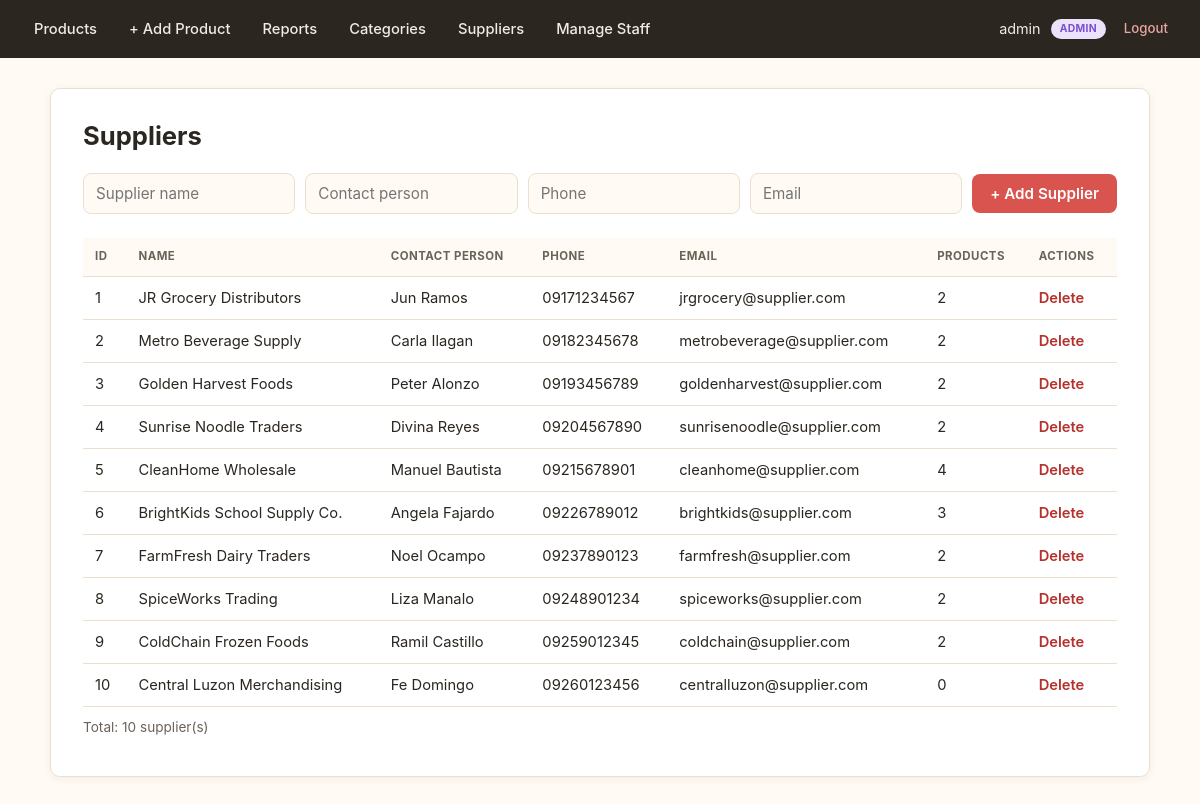
The page /suppliers.php (signed in) on the database its author committed.
### tables this page shows
CREATE TABLE `suppliers` (
  `id` int(11) NOT NULL,
  `name` varchar(100) NOT NULL,
  `contact_person` varchar(100) DEFAULT NULL,
  `phone` varchar(20) DEFAULT NULL,
  `email` varchar(100) DEFAULT NULL
);

### suppliers.php (the view, shortened to what this page needs)
<?php
require_once 'config.php';
$suppliers = $conn->query("
    SELECT s.*, COUNT(p.id) AS product_count
    FROM suppliers s
    LEFT JOIN products p ON s.id = p.supplier_id
    GROUP BY s.id
    ORDER BY s.id ASC
");
?>
<!DOCTYPE html>
<html>
<head>
    <link rel="stylesheet" href="style.css">
</head>
<body>
    <?php include 'navbar.php'; ?>
    <div class="container">
        <h1>Suppliers</h1>
        <form method="POST" class="filter-bar">
            <input type="text" name="name" placeholder="Supplier name" required>
            <input type="text" name="contact_person" placeholder="Contact person">
            <input type="text" name="phone" placeholder="Phone">
            <input type="text" name="email" placeholder="Email">
            <button type="submit">+ Add Supplier</button>
        </form>
        <table>
            <tr>
                <th>ID</th>
                <th>Name</th>
                <th>Contact Person</th>
                <th>Phone</th>
                <th>Email</th>
                <th>Products</th>
                <th>Actions</th>
            </tr>
            <?php while ($s = $suppliers->fetch_assoc()): ?>
                <tr>
                    <td><?= $s['id'] ?></td>
                    <td><?= htmlspecialchars($s['name']) ?></td>
                    <td><?= htmlspecialchars($s['contact_person'] ?? '—') ?></td>
                    <td><?= htmlspecialchars($s['phone'] ?? '—') ?></td>
                    <td><?= htmlspecialchars($s['email'] ?? '—') ?></td>
                    <td><?= $s['product_count'] ?></td>
                    <td class="actions">
                        <a href="suppliers.php?delete=<?= $s['id'] ?>">Delete</a>
                    </td>
                </tr>
            <?php endwhile; ?>
        </table>
        <p class="count">Total: <?= $suppliers->num_rows ?> supplier(s)</p>
    </div>
</body>
</html>

### style.css (style rules this page uses)
:root { --brand: #d9534f; --brand-dark: #b5312d; --brand-light: #fdeceb; --ink: #2b2620; --ink-soft: #6b6258; --paper: #fffaf3; --card: #ffffff; --border: #ecdfd0; --success: #2f8f4e; --success-bg: #eaf7ee; --warn: #b8860b; --warn-bg: #fff6e0; --admin: #7a4fd1; --staff: #2b7fb0; --radius: 10px; --shadow: 0 2px 10px rgba(43, 38, 32, 0.06); --shadow-hover: 0 6px 18px rgba(43, 38, 32, 0.12); }
* { box-sizing: border-box; }
body { margin: 0; background: var(--paper); color: var(--ink); font-family: -apple-system, BlinkMacSystemFont, "Segoe UI", Roboto, "Helvetica Neue", Arial, sans-serif; line-height: 1.5; }
h1 { font-size: 1.6em; margin: 0 0 18px; color: var(--ink); }
a { color: var(--brand-dark); text-decoration: none; }
.container { max-width: 1100px; margin: 30px auto; background: var(--card); border: 1px solid var(--border); border-radius: var(--radius); box-shadow: var(--shadow); padding: 28px 32px; }
form { display: flex; flex-direction: column; gap: 4px; }
input[type="text"], input[type="password"], input[type="email"], input[type="number"], input[type="url"], select, textarea { padding: 10px 12px; border: 1px solid var(--border); border-radius: 8px; font-size: 0.95em; font-family: inherit; background: var(--paper); color: var(--ink); outline: none; transition: border-color 0.15s ease, box-shadow 0.15s ease; }
button { font-family: inherit; cursor: pointer; }
button[type="submit"], .btn { display: inline-block; margin-top: 16px; padding: 10px 18px; background: var(--brand); color: #fff; border: none; border-radius: 8px; font-size: 0.95em; font-weight: 600; text-decoration: none; text-align: center; transition: background 0.15s ease; }
.filter-bar { flex-direction: row; flex-wrap: wrap; align-items: center; gap: 10px; margin-bottom: 24px; }
.filter-bar input, .filter-bar select { flex: 1; min-width: 160px; margin-top: 0; }
.filter-bar button, .filter-bar .cancel { margin-top: 0; white-space: nowrap; }
.count { color: var(--ink-soft); font-size: 0.85em; margin: 10px 0; }
table { width: 100%; border-collapse: collapse; margin-top: 10px; font-size: 0.92em; }
th, td { text-align: left; padding: 10px 12px; border-bottom: 1px solid var(--border); }
th { background: var(--paper); color: var(--ink-soft); font-size: 0.78em; text-transform: uppercase; letter-spacing: 0.04em; font-weight: 700; }
td.actions a { margin-right: 12px; font-weight: 600; }

### rows shown on the page
suppliers: id "1", name "JR Grocery Distributors", contact_person "Jun Ramos", phone "09171234567", email "jrgrocery@supplier.com", product_count "2"
suppliers: id "2", name "Metro Beverage Supply", contact_person "Carla Ilagan", phone "09182345678", email "metrobeverage@supplier.com", product_count "2"
suppliers: id "3", name "Golden Harvest Foods", contact_person "Peter Alonzo", phone "09193456789", email "goldenharvest@supplier.com", product_count "2"
suppliers: id "4", name "Sunrise Noodle Traders", contact_person "Divina Reyes", phone "09204567890", email "sunrisenoodle@supplier.com", product_count "2"
suppliers: id "5", name "CleanHome Wholesale", contact_person "Manuel Bautista", phone "09215678901", email "cleanhome@supplier.com", product_count "4"
suppliers: id "6", name "BrightKids School Supply Co.", contact_person "Angela Fajardo", phone "09226789012", email "brightkids@supplier.com", product_count "3"
suppliers: id "7", name "FarmFresh Dairy Traders", contact_person "Noel Ocampo", phone "09237890123", email "farmfresh@supplier.com", product_count "2"
suppliers: id "8", name "SpiceWorks Trading", contact_person "Liza Manalo", phone "09248901234", email "spiceworks@supplier.com", product_count "2"
suppliers: id "9", name "ColdChain Frozen Foods", contact_person "Ramil Castillo", phone "09259012345", email "coldchain@supplier.com", product_count "2"
suppliers: id "10", name "Central Luzon Merchandising", contact_person "Fe Domingo", phone "09260123456", email "centralluzon@supplier.com", product_count "0"

### other values the page prints
getUsername() "admin"
$_SESSION['role'] "ADMIN"
